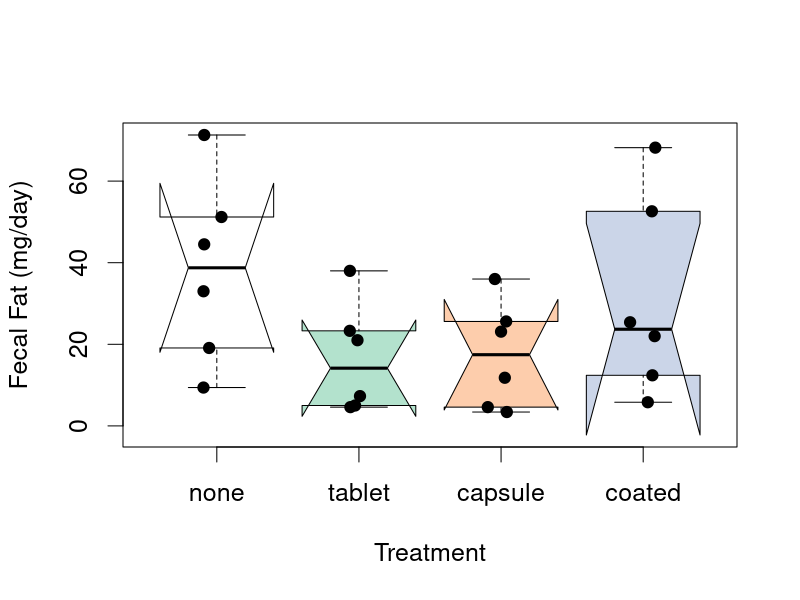
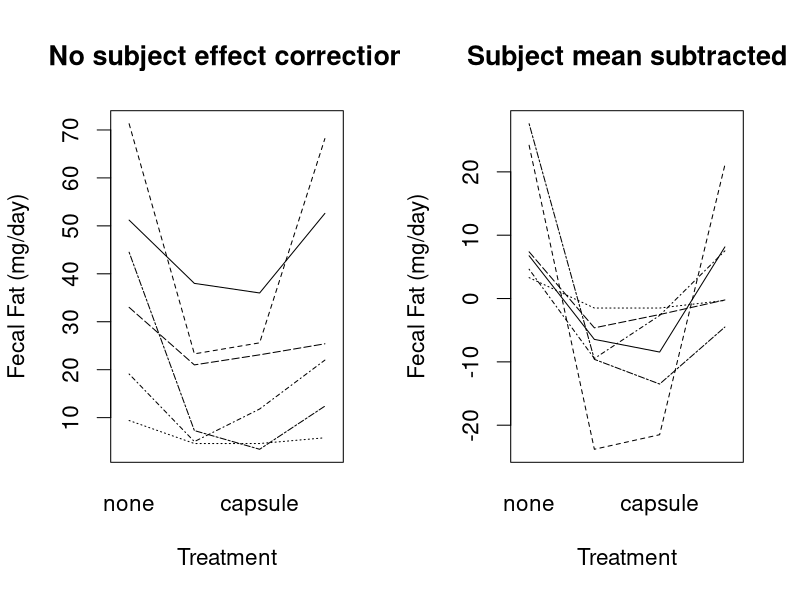

These figures' R source, in order:
## ---- chunk 1
fecfat <- read.csv("fecfat.csv")
fecfat$pilltype <- factor(fecfat$pilltype, levels=c("none", "tablet", "capsule", "coated"))
fecfat$subject <- factor(fecfat$subject)
## ---- chunk 2
par(cex=1.5)
library(RColorBrewer)
# colors from display.brewer.all(n=3)
mycols <- c("white", brewer.pal(n=3, "Pastel2"))
boxplot(fecfat ~ pilltype, data=fecfat,
        notch=TRUE,
        col=mycols, 
        xlab="Treatment", ylab="Fecal Fat (mg/day)")
stripchart(fecfat ~ pilltype, data=fecfat, vertical=TRUE, pch=20,
           method="jitter", jitter=0.1, add=TRUE)
## ---- chunk 3
fit1way <- lm(fecfat ~ pilltype, data=fecfat)
## ---- chunk 4
library(xtable)
otype <- ifelse(knitr::is_html_output(), "html", "latex")
xt <-
  xtable(anova(fit1way), caption = "One-way analysis of variance table for fecal fat dataset")
print(xt, comment=FALSE, type = otype)
## ---- chunk 5
fecfat$fecfatminusmean <- residuals(lm(fecfat ~ subject, data=fecfat))
par(mfrow=c(1,2), cex=1.35)
interaction.plot(x.factor=fecfat$pilltype, 
                 trace.factor=fecfat$subject, 
                 response=fecfat$fecfat, 
                 xlab="Treatment", ylab="Fecal Fat (mg/day)",
                 main="No subject effect correction", legend=FALSE)
interaction.plot(x.factor=fecfat$pilltype, 
                 trace.factor=fecfat$subject, 
                 response=fecfat$fecfatminusmean, 
                 xlab="Treatment", ylab="Fecal Fat (mg/day)",
                 main="Subject mean subtracted", legend=FALSE)
## ---- chunk 6
fit1way <- lm(fecfat ~ pilltype, data=fecfat)
## ---- chunk 7
print(xtable::xtable(anova(fit1way), caption="One-way analysis of variance table for fecal fat dataset"), comment=FALSE, type = otype)
## ---- chunk 8
fit2way <- lm(fecfat ~ subject + pilltype, data=fecfat)
## ---- chunk 9
print(xtable(anova(fit2way), label="2", caption="Two-way analysis of variance table. Note the similarity of the pilltype row."), comment=FALSE, type = otype)
## ---- chunk 10
library(tidyr)
library(dplyr)
fecfat.wide <- fecfat %>% 
  select(-fecfatminusmean) %>%  #get rid of fecfatminusmean column
  spread(key=pilltype, value=fecfat) %>%
  mutate(MEAN = (none+tablet+capsule+coated)/4)
#print(xtable::xtable(fecfat.wide, digits=1, 
#                     caption="Wide version of fecal fat dataset"), 
#      comment=FALSE)
## ---- chunk 11
sum(residuals(fit2way)^2) / 15 / 4 #df=15, divided by 4 pilltypes
279.419 - 26.75 #var(SUBJECT_i)
## ---- chunk 12
sum(residuals(fit2way)^2) / 15 #df=15
